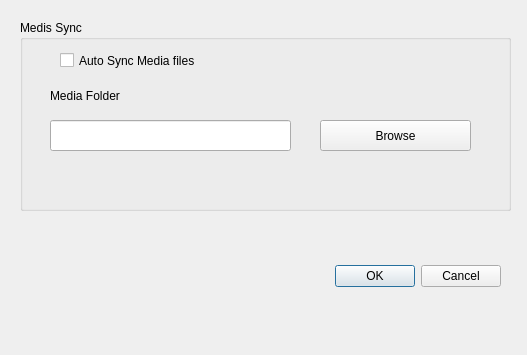
<?xml version="1.0" encoding="UTF-8"?>
<ui version="4.0">
 <class>PlSetting</class>
 <widget class="QDialog" name="PlSetting">
  <property name="geometry">
   <rect>
    <x>0</x>
    <y>0</y>
    <width>527</width>
    <height>355</height>
   </rect>
  </property>
  <property name="windowTitle">
   <string>Dialog</string>
  </property>
  <widget class="QDialogButtonBox" name="buttonBox">
   <property name="geometry">
    <rect>
     <x>40</x>
     <y>260</y>
     <width>461</width>
     <height>32</height>
    </rect>
   </property>
   <property name="orientation">
    <enum>Qt::Horizontal</enum>
   </property>
   <property name="standardButtons">
    <set>QDialogButtonBox::Cancel|QDialogButtonBox::Ok</set>
   </property>
  </widget>
  <widget class="QGroupBox" name="groupBox">
   <property name="geometry">
    <rect>
     <x>20</x>
     <y>20</y>
     <width>491</width>
     <height>191</height>
    </rect>
   </property>
   <property name="title">
    <string>Medis Sync</string>
   </property>
   <widget class="QCheckBox" name="cbAutoSyncMedia">
    <property name="geometry">
     <rect>
      <x>40</x>
      <y>30</y>
      <width>341</width>
      <height>21</height>
     </rect>
    </property>
    <property name="text">
     <string>Auto Sync Media files</string>
    </property>
   </widget>
   <widget class="QLineEdit" name="syncFolder">
    <property name="geometry">
     <rect>
      <x>30</x>
      <y>100</y>
      <width>241</width>
      <height>31</height>
     </rect>
    </property>
   </widget>
   <widget class="QToolButton" name="btnChooseSyncFolder">
    <property name="geometry">
     <rect>
      <x>300</x>
      <y>100</y>
      <width>151</width>
      <height>31</height>
     </rect>
    </property>
    <property name="text">
     <string>Browse</string>
    </property>
    <property name="toolButtonStyle">
     <enum>Qt::ToolButtonTextOnly</enum>
    </property>
   </widget>
   <widget class="QLabel" name="label">
    <property name="geometry">
     <rect>
      <x>30</x>
      <y>65</y>
      <width>281</width>
      <height>21</height>
     </rect>
    </property>
    <property name="text">
     <string>Media Folder</string>
    </property>
   </widget>
  </widget>
 </widget>
 <resources/>
 <connections>
  <connection>
   <sender>buttonBox</sender>
   <signal>accepted()</signal>
   <receiver>PlSetting</receiver>
   <slot>accept()</slot>
   <hints>
    <hint type="sourcelabel">
     <x>248</x>
     <y>254</y>
    </hint>
    <hint type="destinationlabel">
     <x>157</x>
     <y>274</y>
    </hint>
   </hints>
  </connection>
  <connection>
   <sender>buttonBox</sender>
   <signal>rejected()</signal>
   <receiver>PlSetting</receiver>
   <slot>reject()</slot>
   <hints>
    <hint type="sourcelabel">
     <x>316</x>
     <y>260</y>
    </hint>
    <hint type="destinationlabel">
     <x>286</x>
     <y>274</y>
    </hint>
   </hints>
  </connection>
 </connections>
</ui>
